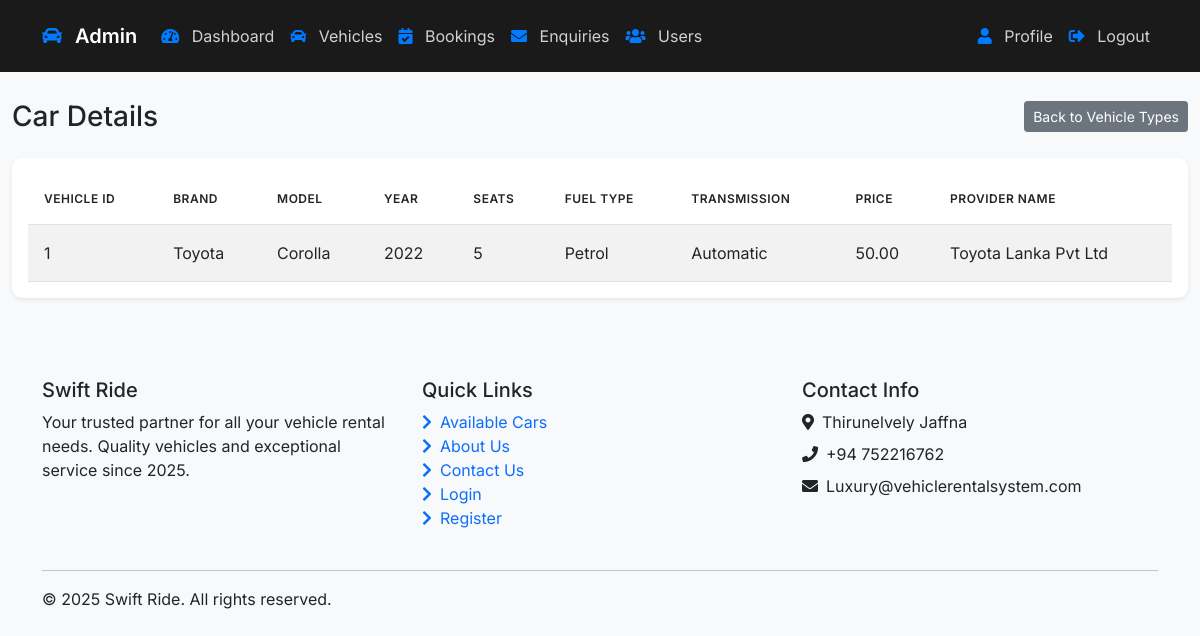
Before: /admin/view_vehicles.php?type=Car (signed in) with the older database file.
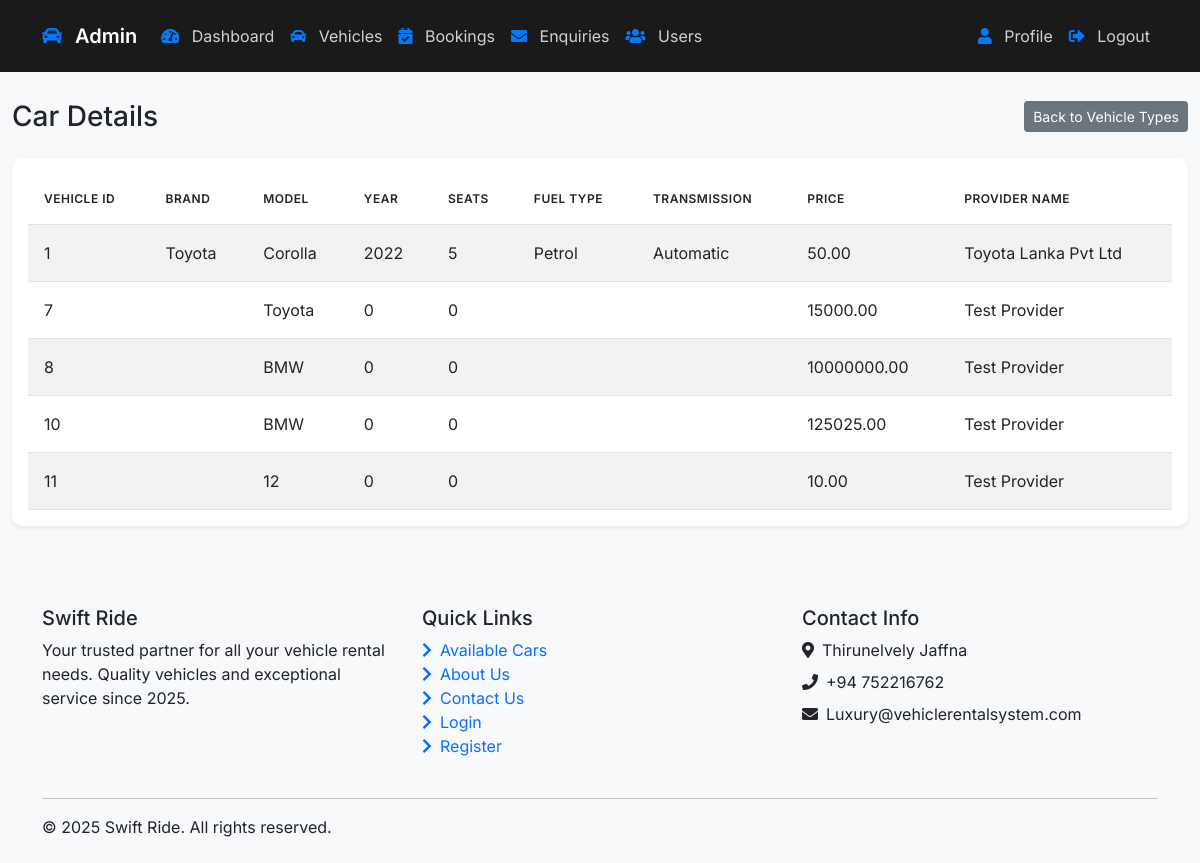
After: the same page with the newer database file.
### tables this page shows
CREATE TABLE `vehicles` (
  `vehicle_id` int(11) NOT NULL,
  `provider_id` int(11) NOT NULL,
  `location_id` int(11) NOT NULL,
  `vehicle_type` varchar(50) NOT NULL,
  `vehicle_brand` varchar(100) NOT NULL,
  `vehicle_model` varchar(200) NOT NULL,
  `vehicle_year` int(11) NOT NULL,
  `seats` int(11) NOT NULL,
  `fuel_type` varchar(50) NOT NULL,
  `transmission` varchar(50) NOT NULL,
  `price` decimal(10,2) NOT NULL,
  `vehicle_availability` enum('yes','no') NOT NULL DEFAULT 'yes',
  `vehicle_image` varchar(255) DEFAULT NULL
);

CREATE TABLE `providers` (
  `provider_id` int(11) NOT NULL,
  `username` varchar(50) NOT NULL,
  `password` varchar(255) NOT NULL,
  `name` varchar(100) NOT NULL,
  `email` varchar(100) DEFAULT NULL,
  `phone` varchar(20) DEFAULT NULL,
  `created_at` timestamp NOT NULL DEFAULT current_timestamp()
);

### admin/view_vehicles.php (the view, shortened to what this page needs)
<?php
$conn = Connect();
$vehicle_type = isset($_GET['type']) ? $_GET['type'] : '';
$sql = "SELECT v.vehicle_id, v.vehicle_brand, v.vehicle_model, v.vehicle_year, v.seats, v.fuel_type, v.transmission, v.price, p.name AS provider_name
        FROM Vehicles v
        JOIN providers p ON v.provider_id = p.provider_id
        WHERE v.vehicle_type = ?";
$stmt = $conn->prepare($sql);
$stmt->bind_param("s", $vehicle_type);
$stmt->execute();
$result = $stmt->get_result();
include 'includes/header.php';
?>
<div class="container-fluid py-4">
    <div class="d-flex justify-content-between align-items-center mb-4">
        <h1 class="h3 mb-0"><?php echo htmlspecialchars(ucfirst($vehicle_type)); ?> Details</h1>
        <a href="vehicle_types.php" class="btn btn-sm btn-secondary">Back to Vehicle Types</a>
    </div>
    <?php if ($result && $result->num_rows > 0): ?>
        <div class="card">
            <div class="card-body">
                <table class="table table-striped">
                    <thead>
                        <tr>
                            <th>Vehicle ID</th>
                            <th>Brand</th>
                            <th>Model</th>
                            <th>Year</th>
                            <th>Seats</th>
                            <th>Fuel Type</th>
                            <th>Transmission</th>
                            <th>Price</th>
                            <th>Provider Name</th>
                        </tr>
                    </thead>
                    <tbody>
                        <?php while ($vehicle = $result->fetch_assoc()): ?>
                            <tr>
                                <td><?php echo htmlspecialchars($vehicle['vehicle_id']); ?></td>
                                <td><?php echo htmlspecialchars($vehicle['vehicle_brand']); ?></td>
                                <td><?php echo htmlspecialchars($vehicle['vehicle_model']); ?></td>
                                <td><?php echo htmlspecialchars($vehicle['vehicle_year']); ?></td>
                                <td><?php echo htmlspecialchars($vehicle['seats']); ?></td>
                                <td><?php echo htmlspecialchars($vehicle['fuel_type']); ?></td>
                                <td><?php echo htmlspecialchars($vehicle['transmission']); ?></td>
                                <td><?php echo htmlspecialchars($vehicle['price']); ?></td>
                                <td><?php echo htmlspecialchars($vehicle['provider_name']); ?></td>
                            </tr>
                        <?php endwhile; ?>
                    </tbody>
                </table>
            </div>
        </div>
    <?php else: ?>
        <div class="alert alert-info">
            <i class="fas fa-info-circle me-2"></i>No vehicles found for <?php echo htmlspecialchars(ucfirst($vehicle_type)); ?>.
        </div>
    <?php endif; ?>
</div>
<?php
include 'includes/footer.php';
?>

Changed rows visible on the page:
added vehicles: vehicle_id "7", vehicle_model "Toyota", vehicle_year "0", seats "0", price "15000.00", provider.name "Test Provider"
added vehicles: vehicle_id "8", vehicle_model "BMW", vehicle_year "0", seats "0", price "10000000.00", provider.name "Test Provider"
added vehicles: vehicle_id "10", vehicle_model "BMW", vehicle_year "0", seats "0", price "125025.00", provider.name "Test Provider"
added vehicles: vehicle_id "11", vehicle_model "12", vehicle_year "0", seats "0", price "10.00", provider.name "Test Provider"
